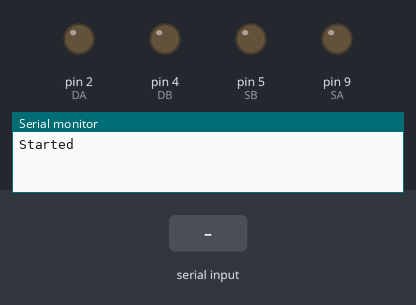
A sketch run on a simulated Arduino Uno, built with avr-gcc and run on an emulated ATmega328P. Parts: output pins drawn as LEDs (lit = HIGH), the last lines printed to the serial monitor. Inputs (shaded band) come from the test bench.

Above: at 1.2 s.
1.3 s: "0" received over the second serial link
At 2.5 s:
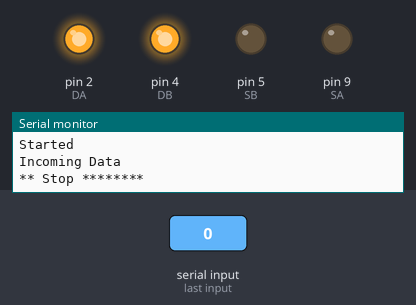
2.8 s: "1" received over the second serial link
At 3.7 s:
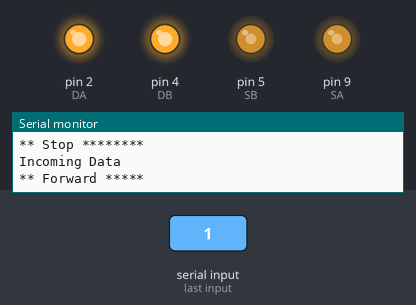
4.3 s: "2" received over the second serial link
At 4.9 s:
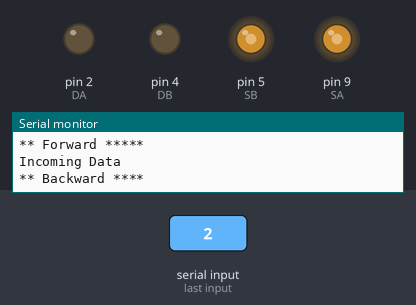
5.8 s: "3" received over the second serial link
At 7.0 s:
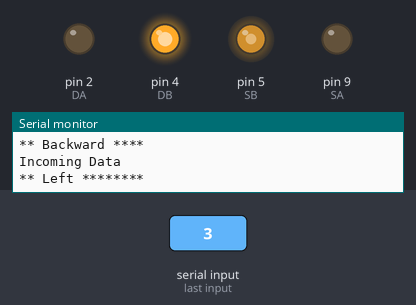
7.3 s: "4" received over the second serial link
At 8.4 s:
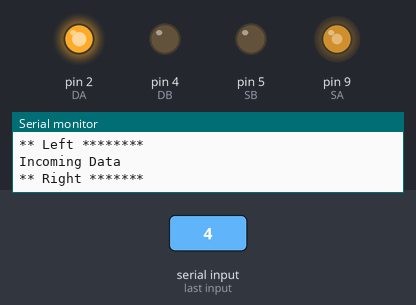
Timing chart, 0 to 9.8 s (numbered marks = the images above; inputs shaded):
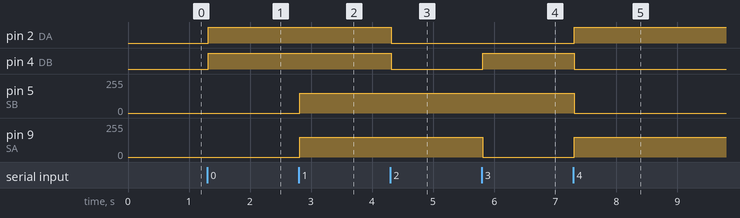

Measured:
- after the input at 1.3 s, pin 2 (DA), pin 4 (DB): LOW → HIGH at once
- after the input at 2.8 s, pin 5 (SB), pin 9 (SA): 0/255 → 150/255 at once
- after the input at 4.3 s, pin 2 (DA), pin 4 (DB): HIGH → LOW at once
- after the input at 5.8 s, pin 4 (DB): LOW → HIGH at once; pin 9 (SA): 150/255 → 0/255 at once
- after the input at 7.3 s, pin 2 (DA): LOW → HIGH at once; pin 4 (DB): HIGH → LOW at once; pin 5 (SB): 150/255 → 0/255 at once; pin 9 (SA): 0/255 → 150/255 at once

The sketch:

client.ino
```cpp
#include "SoftwareSerial.h"
SoftwareSerial serial_connection(0  , 1);
#define BUFFER_SIZE 64    //This will prevent buffer overruns.
char inData[BUFFER_SIZE]; //This is a character buffer where the data sent by the python script will go.
char inChar=-1;           //Initialie the first character as nothing
int count=0;              //This is the number of lines sent in from the python script
int i=0;

int SA = 9;               //Pins for motors
int DA = 2;
int SB = 5;
int DB = 4;

void setup()
{
  pinMode(SA, OUTPUT);
  pinMode(SB, OUTPUT);
  pinMode(DA, OUTPUT);
  pinMode(DB, OUTPUT);

  Serial.begin(9600);
  serial_connection.begin(9600);
  serial_connection.println("Ready!!!"); //Send something to just start comms. This will never be seen.
  Serial.println("Started");             //Tell the serial monitor that the sketch has started.
}

void stop() {
  digitalWrite(DA, HIGH);
  digitalWrite(DB, HIGH);
  analogWrite(SA, 0);
  analogWrite(SB, 0);
}

void forward() {
  digitalWrite(DA, HIGH);
  digitalWrite(DB, HIGH);
  analogWrite(SA, 150);
  analogWrite(SB, 150);
}

void backward() {
  digitalWrite(DA, LOW);
  digitalWrite(DB, LOW);
  analogWrite(SA, 150);
  analogWrite(SB, 150);
}

void left() {
  digitalWrite(DA, LOW);
  digitalWrite(DB, HIGH);
  analogWrite(SA, 0);
  analogWrite(SB, 150);
}

void right() {
  digitalWrite(DA, HIGH);
  digitalWrite(DB, LOW);
  analogWrite(SA, 150);
  analogWrite(SB, 0);
}

void loop()
{
  //This will prevent bufferoverrun errors
  byte byte_count=serial_connection.available();
  if(byte_count)
  {
    Serial.println("Incoming Data"); //Signal to the monitor that something is happening
    int first_bytes=byte_count;      //initialize the number of bytes that we might handle.
    int remaining_bytes=0;           //Initialize the bytes that we may have to burn off to prevent a buffer overrun
    if(first_bytes>=BUFFER_SIZE-1)   //If the incoming byte count is more than our buffer...
    {                                //Reduce the bytes that we plan on handling to below the buffer size
      remaining_bytes=byte_count-(BUFFER_SIZE-1);
    }
    for(i=0;i<first_bytes;i++)       //Handle the number of incoming bytes
    {
      inChar=serial_connection.read();
      inData[i]=inChar; //Read one byte and put it into a character string(array)
    }
    inData[i]='\0'; //This ends the character array with a null character. This signals the end of a string
    if(String(inData)=="0")
    {
      Serial.println("** Stop ********");
      stop();
    }
    else if(String(inData)=="1")
    {
      Serial.println("** Forward *****");
      forward();
    }
    else if(String(inData)=="2")
    {
      Serial.println("** Backward ****");
      backward();
    }
    else if(String(inData)=="3")
    {
      Serial.println("** Left ********");
      left();
    }
    else if(String(inData)=="4")
    {
      Serial.println("** Right *******");
      right();
    }
    for(i=0;i<remaining_bytes;i++) //This burns off any remaining bytes that the buffer can't handle.
    {
      inChar=serial_connection.read();
    }
    count++;//Increment the line counter
  }
  delay(100);//Pause for a moment
}
```
